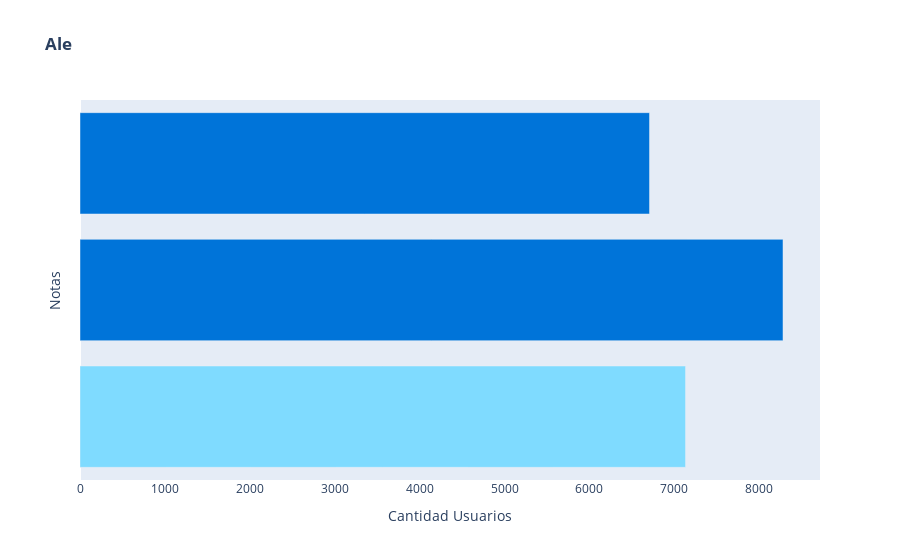

Notebook cell for this chart:
### Code cell
crear_barchart(df,'Choques',[0],'Ale')

### Figure 1 — Plotly figure (JSON) as saved in the notebook; plotly's stock layout.template omitted (floating-point values rounded to 4 significant figures)
{"data": [{"hovertemplate": "<b>%{y}</b><extra></extra>", "marker": {"color": ["#7FDBFF", "#0074D9", "#0074D9"]}, "orientation": "h", "type": "bar", "x": [7131, 8279, 6707], "y": ["10 de diciembre hay uno solo", "Que sigan los éxitos", "Estamos en las mejores manos"]}], "layout": {"title": {"text": "<b>Ale<b>"}, "xaxis": {"showgrid": false, "title": {"text": "Cantidad Usuarios"}}, "yaxis": {"showgrid": false, "showticklabels": false, "title": {"text": "Notas"}}}}
